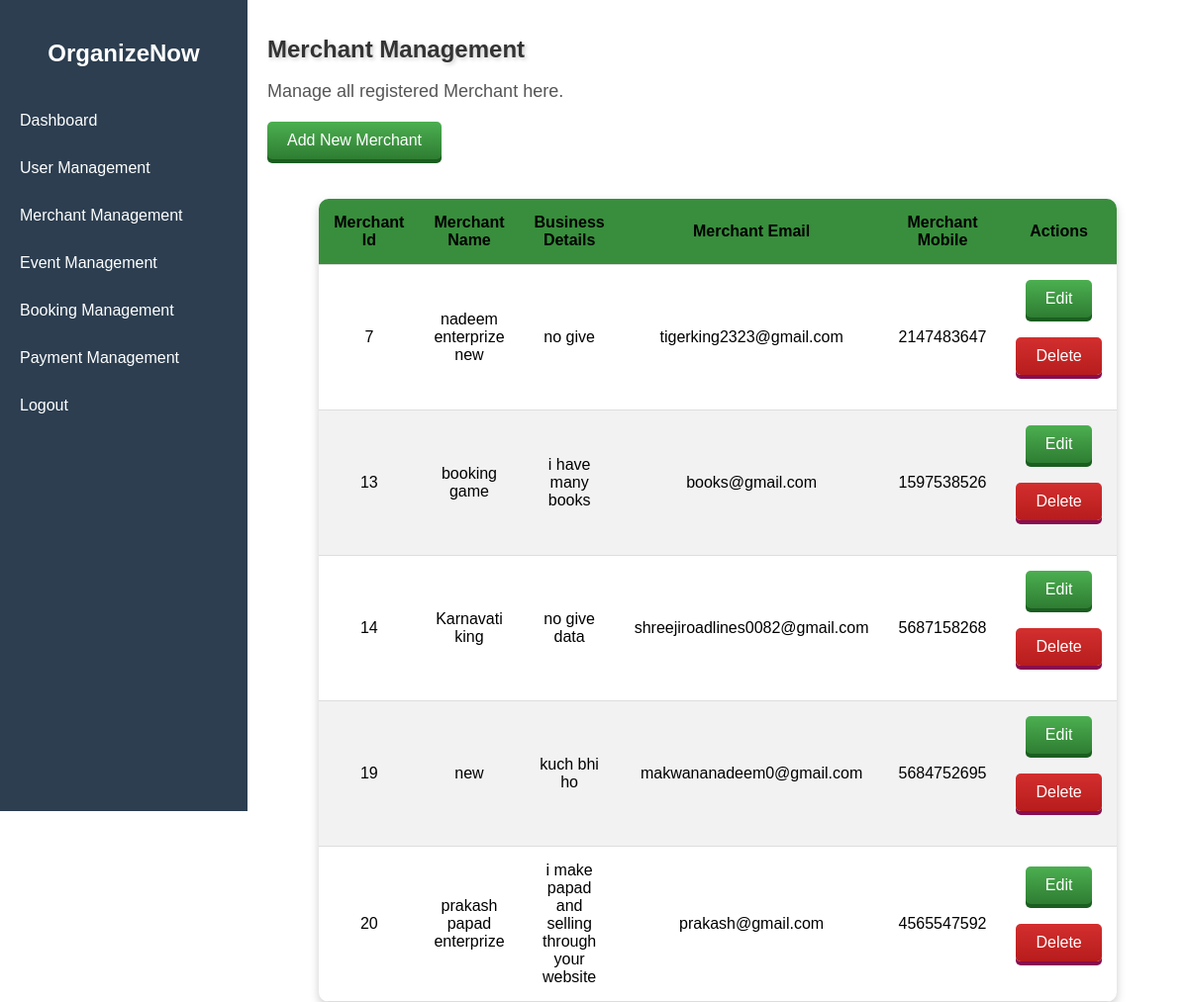
Screenshot of /Admin/Merchant_Management.php (signed in) with the database file from the repository.
### tables this page shows
CREATE TABLE `merchant` (
  `merchant_id` int(11) NOT NULL,
  `name` varchar(100) NOT NULL,
  `details` varchar(200) NOT NULL,
  `email` varchar(100) NOT NULL,
  `mobile` varchar(15) NOT NULL,
  `password` varchar(200) NOT NULL,
  `created_at` timestamp NOT NULL DEFAULT current_timestamp(),
  `reset_token` varchar(255) DEFAULT NULL
);

### Admin/Merchant_Management.php (the view)
<link rel="stylesheet" href="table.css">
<?php
    include "connection.php";
    include "admin_sidebar.php";
?>
<h1>Merchant Management</h1>
<p>Manage all registered Merchant here.</p>
<a href="merchant_management_addmerchant.php"><button>Add New Merchant</button></a>
<table>
    <thead>
        <tr>
            <th>Merchant Id</th>
            <th>Merchant Name</th>
            <th>Business Details</th>
            <th>Merchant Email</th>
            <th>Merchant Mobile</th>
            <th>Actions</th>
        </tr>
    </thead>
    <tbody>
        <?php
        $Select = "SELECT * FROM `merchant`";
        $data = mysqli_query($conn, $Select);
        while ($row = mysqli_fetch_assoc($data)) {
        ?>
            <tr>
                <td><?php echo $row['merchant_id']; ?></td>
                <td><?php echo $row['name']; ?></td>
                <td><?php echo $row['details']; ?></td>
                <td><?php echo $row['email']; ?></td>
                <td><?php echo $row['mobile']; ?></td>
                <td class="action-buttons">
                    <button><a href="merchant_management_edit.php?id=<?php echo $row['merchant_id']; ?>">Edit</a></button>
                    <button class="delete"><a href="merchant_management_delete.php?id=<?php echo $row['merchant_id']; ?>" onclick="return confirm('Are you sure you want to delete this merchant?')">Delete</a></button>
                </td>
            </tr>
    <?php } ?>
        </tbody>
    </table>
</div>
</body>
</html>

### Admin/table.css (style rules this page uses)
h1 { color: #333; text-shadow: 2px 2px 4px rgba(0, 0, 0, 0.2); }
p { font-size: 18px; color: #555; }
button { background: linear-gradient(to bottom, #4CAF50, #2E7D32); color: white; border: none; padding: 10px 20px; font-size: 16px; border-radius: 5px; cursor: pointer; box-shadow: 0px 4px #1B5E20; transition: all 0.2s ease-in-out; }
table { width: 80%; margin: 20px auto; border-collapse: collapse; box-shadow: 0px 4px 10px rgba(0, 0, 0, 0.2); background: white; border-radius: 10px; overflow: hidden; }
thead { background: #388E3C; color: rgb(0, 0, 0); }
th, td { padding: 15px; text-align: center; border-bottom: 1px solid #ddd; }
tr:nth-child(even) { background: #f2f2f2; }
.action-buttons a { text-decoration: none; color: white; }
.action-buttons .delete { background: linear-gradient(to bottom, #D32F2F, #B71C1C); box-shadow: 0px 4px #880E4F; }

### Admin/admin_style.css (style rules this page uses)
body { font-family: Arial, sans-serif; margin: 0; padding: 0; display: flex; }
.content h1 { font-size: 24px; margin-bottom: 10px; }
.content p { margin-bottom: 20px; }
.content button { background-color: #007bff; color: white; border: none; padding: 10px 20px; cursor: pointer; margin-bottom: 20px; }

### rows the page displays
merchant: merchant_id "7", name "nadeem enterprize new", details "no give", email "tigerking2323@gmail.com", mobile "2147483647"
merchant: merchant_id "13", name "booking game", details "i have many books", email "books@gmail.com", mobile "1597538526"
merchant: merchant_id "14", name "Karnavati king", details "no give data", email "shreejiroadlines0082@gmail.com", mobile "5687158268"
merchant: merchant_id "19", name "new", details "kuch bhi ho", email "makwananadeem0@gmail.com", mobile "5684752695"
merchant: merchant_id "20", name "prakash papad enterprize", details "i make papad and selling through your website", email "prakash@gmail.com", mobile "4565547592"
